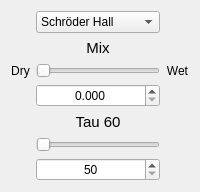
                <widget class="QWidget" name="page_1R_hall">
                 <layout class="QVBoxLayout" name="verticalLayout_38">
                  <item>
                   <layout class="QGridLayout" name="gridLayout_22">
                    <item row="2" column="2">
                     <widget class="QLabel" name="label_52">
                      <property name="text">
                       <string>Wet</string>
                      </property>
                      <property name="alignment">
                       <set>Qt::AlignCenter</set>
                      </property>
                     </widget>
                    </item>
                    <item row="2" column="0">
                     <widget class="QLabel" name="label_55">
                      <property name="text">
                       <string>Dry</string>
                      </property>
                      <property name="alignment">
                       <set>Qt::AlignCenter</set>
                      </property>
                     </widget>
                    </item>
                    <item row="2" column="1">
                     <widget class="QSlider" name="horizontalSlider_1R_hall_mix">
                      <property name="maximum">
                       <number>1000</number>
                      </property>
                      <property name="orientation">
                       <enum>Qt::Horizontal</enum>
                      </property>
                     </widget>
                    </item>
                    <item row="1" column="1">
                     <widget class="QLabel" name="label_54">
                      <property name="font">
                       <font>
                        <pointsize>11</pointsize>
                       </font>
                      </property>
                      <property name="text">
                       <string>Mix</string>
                      </property>
                      <property name="alignment">
                       <set>Qt::AlignBottom|Qt::AlignHCenter</set>
                      </property>
                     </widget>
                    </item>
                    <item row="4" column="1">
                     <widget class="QLabel" name="label_53">
                      <property name="font">
                       <font>
                        <pointsize>11</pointsize>
                       </font>
                      </property>
                      <property name="text">
                       <string>Tau 60</string>
                      </property>
                      <property name="alignment">
                       <set>Qt::AlignBottom|Qt::AlignHCenter</set>
                      </property>
                     </widget>
                    </item>
                    <item row="0" column="1">
                     <widget class="QComboBox" name="comboBox_1R_hall_auswahl">
                      <item>
                       <property name="text">
                        <string>Schröder Hall</string>
                       </property>
                      </item>
                      <item>
                       <property name="text">
                        <string>andrer Hall</string>
                       </property>
                      </item>
                     </widget>
                    </item>
                    <item row="5" column="1">
                     <widget class="QSlider" name="horizontalSlider_1R_hall_tau60">
                      <property name="minimum">
                       <number>50</number>
                      </property>
                      <property name="maximum">
                       <number>2000</number>
                      </property>
                      <property name="orientation">
                       <enum>Qt::Horizontal</enum>
                      </property>
                     </widget>
                    </item>
                    <item row="6" column="1">
                     <widget class="QSpinBox" name="spinBox_1R_hall_showTau60">
                      <property name="alignment">
                       <set>Qt::AlignCenter</set>
                      </property>
                      <property name="minimum">
                       <number>50</number>
                      </property>
                      <property name="maximum">
                       <number>2000</number>
                      </property>
                     </widget>
                    </item>
                    <item row="3" column="1">
                     <widget class="QDoubleSpinBox" name="doubleSpinBox_1R_hall_showMix">
                      <property name="alignment">
                       <set>Qt::AlignCenter</set>
                      </property>
                      <property name="decimals">
                       <number>3</number>
                      </property>
                      <property name="maximum">
                       <double>1.000000000000000</double>
                      </property>
                     </widget>
                    </item>
                   </layout>
                  </item>
                 </layout>
                </widget>
